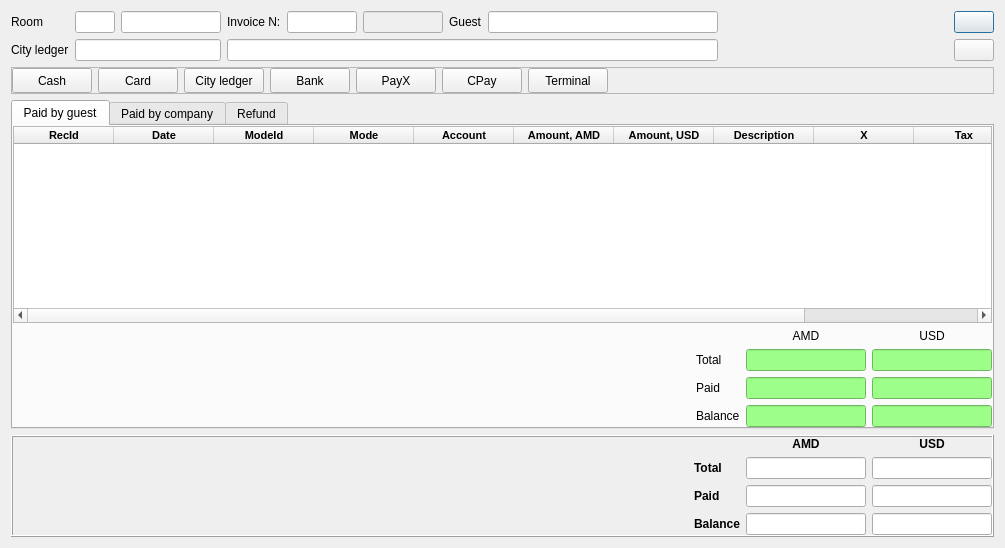
<?xml version="1.0" encoding="UTF-8"?>
<ui version="4.0">
 <class>DlgPaymentsDetails</class>
 <widget class="QDialog" name="DlgPaymentsDetails">
  <property name="geometry">
   <rect>
    <x>0</x>
    <y>0</y>
    <width>1005</width>
    <height>548</height>
   </rect>
  </property>
  <property name="minimumSize">
   <size>
    <width>800</width>
    <height>0</height>
   </size>
  </property>
  <property name="windowTitle">
   <string>Payments details</string>
  </property>
  <layout class="QVBoxLayout" name="verticalLayout_2">
   <item>
    <widget class="QWidget" name="widget" native="true">
     <layout class="QGridLayout" name="gridLayout_4">
      <property name="leftMargin">
       <number>0</number>
      </property>
      <property name="topMargin">
       <number>0</number>
      </property>
      <property name="rightMargin">
       <number>0</number>
      </property>
      <property name="bottomMargin">
       <number>0</number>
      </property>
      <item row="0" column="8">
       <spacer name="horizontalSpacer">
        <property name="orientation">
         <enum>Qt::Horizontal</enum>
        </property>
        <property name="sizeHint" stdset="0">
         <size>
          <width>40</width>
          <height>20</height>
         </size>
        </property>
       </spacer>
      </item>
      <item row="0" column="0">
       <widget class="QLabel" name="label">
        <property name="text">
         <string>Room</string>
        </property>
       </widget>
      </item>
      <item row="0" column="2">
       <widget class="EQLineEdit" name="leRoomName">
        <property name="maximumSize">
         <size>
          <width>100</width>
          <height>16777215</height>
         </size>
        </property>
        <property name="focusPolicy">
         <enum>Qt::NoFocus</enum>
        </property>
        <property name="readOnly">
         <bool>true</bool>
        </property>
       </widget>
      </item>
      <item row="0" column="6">
       <widget class="QLabel" name="label_2">
        <property name="text">
         <string>Guest</string>
        </property>
       </widget>
      </item>
      <item row="2" column="3" colspan="5">
       <widget class="EQLineEdit" name="leCityLedgerName">
        <property name="focusPolicy">
         <enum>Qt::NoFocus</enum>
        </property>
        <property name="readOnly">
         <bool>true</bool>
        </property>
       </widget>
      </item>
      <item row="0" column="3">
       <widget class="QLabel" name="label_18">
        <property name="text">
         <string>Invoice N:</string>
        </property>
       </widget>
      </item>
      <item row="0" column="7">
       <widget class="EQLineEdit" name="leGuest">
        <property name="minimumSize">
         <size>
          <width>200</width>
          <height>0</height>
         </size>
        </property>
        <property name="focusPolicy">
         <enum>Qt::NoFocus</enum>
        </property>
        <property name="readOnly">
         <bool>true</bool>
        </property>
       </widget>
      </item>
      <item row="0" column="5">
       <widget class="QLineEdit" name="leReservation">
        <property name="enabled">
         <bool>false</bool>
        </property>
        <property name="maximumSize">
         <size>
          <width>80</width>
          <height>16777215</height>
         </size>
        </property>
       </widget>
      </item>
      <item row="2" column="0">
       <widget class="QLabel" name="label_19">
        <property name="text">
         <string>City ledger</string>
        </property>
       </widget>
      </item>
      <item row="2" column="1" colspan="2">
       <widget class="EQLineEdit" name="leCityLedgerCode">
        <property name="focusPolicy">
         <enum>Qt::NoFocus</enum>
        </property>
        <property name="readOnly">
         <bool>true</bool>
        </property>
       </widget>
      </item>
      <item row="0" column="4">
       <widget class="EQLineEdit" name="leInvoice">
        <property name="maximumSize">
         <size>
          <width>70</width>
          <height>16777215</height>
         </size>
        </property>
        <property name="focusPolicy">
         <enum>Qt::NoFocus</enum>
        </property>
        <property name="readOnly">
         <bool>true</bool>
        </property>
       </widget>
      </item>
      <item row="0" column="9">
       <widget class="QPushButton" name="btnSave">
        <property name="text">
         <string/>
        </property>
        <property name="icon">
         <iconset resource="res.qrc">
          <normaloff>:/images/save.png</normaloff>:/images/save.png</iconset>
        </property>
        <property name="iconSize">
         <size>
          <width>20</width>
          <height>20</height>
         </size>
        </property>
       </widget>
      </item>
      <item row="0" column="1">
       <widget class="EQLineEdit" name="leRoomCode">
        <property name="maximumSize">
         <size>
          <width>40</width>
          <height>16777215</height>
         </size>
        </property>
        <property name="focusPolicy">
         <enum>Qt::ClickFocus</enum>
        </property>
        <property name="readOnly">
         <bool>false</bool>
        </property>
       </widget>
      </item>
      <item row="2" column="9">
       <widget class="QPushButton" name="btnOptions">
        <property name="text">
         <string/>
        </property>
        <property name="icon">
         <iconset resource="res.qrc">
          <normaloff>:/images/settings.png</normaloff>:/images/settings.png</iconset>
        </property>
        <property name="iconSize">
         <size>
          <width>20</width>
          <height>20</height>
         </size>
        </property>
       </widget>
      </item>
     </layout>
    </widget>
   </item>
   <item>
    <widget class="QFrame" name="frame_2">
     <property name="minimumSize">
      <size>
       <width>0</width>
       <height>0</height>
      </size>
     </property>
     <property name="frameShape">
      <enum>QFrame::StyledPanel</enum>
     </property>
     <property name="frameShadow">
      <enum>QFrame::Raised</enum>
     </property>
     <layout class="QHBoxLayout" name="horizontalLayout_2">
      <property name="leftMargin">
       <number>0</number>
      </property>
      <property name="topMargin">
       <number>0</number>
      </property>
      <property name="rightMargin">
       <number>0</number>
      </property>
      <property name="bottomMargin">
       <number>0</number>
      </property>
      <item>
       <widget class="QPushButton" name="btnCash">
        <property name="minimumSize">
         <size>
          <width>0</width>
          <height>25</height>
         </size>
        </property>
        <property name="text">
         <string>Cash</string>
        </property>
       </widget>
      </item>
      <item>
       <widget class="QPushButton" name="btnCard">
        <property name="minimumSize">
         <size>
          <width>0</width>
          <height>25</height>
         </size>
        </property>
        <property name="text">
         <string>Card</string>
        </property>
       </widget>
      </item>
      <item>
       <widget class="QPushButton" name="btnCityLedger">
        <property name="minimumSize">
         <size>
          <width>0</width>
          <height>25</height>
         </size>
        </property>
        <property name="text">
         <string>City ledger</string>
        </property>
       </widget>
      </item>
      <item>
       <widget class="QPushButton" name="btnBank">
        <property name="minimumSize">
         <size>
          <width>0</width>
          <height>25</height>
         </size>
        </property>
        <property name="text">
         <string>Bank</string>
        </property>
       </widget>
      </item>
      <item>
       <widget class="QPushButton" name="btnBankPayX">
        <property name="minimumSize">
         <size>
          <width>0</width>
          <height>25</height>
         </size>
        </property>
        <property name="text">
         <string>PayX</string>
        </property>
       </widget>
      </item>
      <item>
       <widget class="QPushButton" name="btnCPay">
        <property name="minimumSize">
         <size>
          <width>0</width>
          <height>25</height>
         </size>
        </property>
        <property name="text">
         <string>CPay</string>
        </property>
       </widget>
      </item>
      <item>
       <widget class="QPushButton" name="btnBankPayX_2">
        <property name="minimumSize">
         <size>
          <width>0</width>
          <height>25</height>
         </size>
        </property>
        <property name="text">
         <string>Terminal</string>
        </property>
       </widget>
      </item>
      <item>
       <spacer name="horizontalSpacer_5">
        <property name="orientation">
         <enum>Qt::Horizontal</enum>
        </property>
        <property name="sizeHint" stdset="0">
         <size>
          <width>453</width>
          <height>20</height>
         </size>
        </property>
       </spacer>
      </item>
     </layout>
    </widget>
   </item>
   <item>
    <widget class="QTabWidget" name="tabWidget">
     <property name="styleSheet">
      <string notr="true"/>
     </property>
     <property name="currentIndex">
      <number>0</number>
     </property>
     <widget class="QWidget" name="tab">
      <attribute name="title">
       <string>Paid by guest</string>
      </attribute>
      <layout class="QVBoxLayout" name="verticalLayout">
       <property name="leftMargin">
        <number>0</number>
       </property>
       <property name="topMargin">
        <number>0</number>
       </property>
       <property name="rightMargin">
        <number>0</number>
       </property>
       <property name="bottomMargin">
        <number>0</number>
       </property>
       <item>
        <widget class="EQTableWidget" name="tblGuest">
         <property name="minimumSize">
          <size>
           <width>0</width>
           <height>150</height>
          </size>
         </property>
         <property name="font">
          <font>
           <pointsize>8</pointsize>
           <weight>75</weight>
           <bold>true</bold>
          </font>
         </property>
         <attribute name="verticalHeaderDefaultSectionSize">
          <number>25</number>
         </attribute>
         <column>
          <property name="text">
           <string>RecId</string>
          </property>
         </column>
         <column>
          <property name="text">
           <string>Date</string>
          </property>
         </column>
         <column>
          <property name="text">
           <string>ModeId</string>
          </property>
         </column>
         <column>
          <property name="text">
           <string>Mode</string>
          </property>
         </column>
         <column>
          <property name="text">
           <string>Account</string>
          </property>
         </column>
         <column>
          <property name="text">
           <string>Amount, AMD</string>
          </property>
         </column>
         <column>
          <property name="text">
           <string>Amount, USD</string>
          </property>
         </column>
         <column>
          <property name="text">
           <string>Description</string>
          </property>
         </column>
         <column>
          <property name="text">
           <string>X</string>
          </property>
         </column>
         <column>
          <property name="text">
           <string>Tax</string>
          </property>
         </column>
         <column>
          <property name="text">
           <string>RV</string>
          </property>
         </column>
        </widget>
       </item>
       <item>
        <widget class="QWidget" name="widget_2" native="true">
         <layout class="QGridLayout" name="gridLayout">
          <property name="leftMargin">
           <number>0</number>
          </property>
          <property name="topMargin">
           <number>0</number>
          </property>
          <property name="rightMargin">
           <number>0</number>
          </property>
          <property name="bottomMargin">
           <number>0</number>
          </property>
          <item row="0" column="3">
           <widget class="QLabel" name="label_7">
            <property name="text">
             <string>USD</string>
            </property>
            <property name="alignment">
             <set>Qt::AlignCenter</set>
            </property>
           </widget>
          </item>
          <item row="1" column="3">
           <widget class="EQLineEdit" name="leTotalUSDGuest">
            <property name="minimumSize">
             <size>
              <width>120</width>
              <height>0</height>
             </size>
            </property>
            <property name="maximumSize">
             <size>
              <width>120</width>
              <height>16777215</height>
             </size>
            </property>
            <property name="focusPolicy">
             <enum>Qt::NoFocus</enum>
            </property>
            <property name="styleSheet">
             <string notr="true">background:#9dff8a;</string>
            </property>
            <property name="readOnly">
             <bool>true</bool>
            </property>
           </widget>
          </item>
          <item row="2" column="1">
           <widget class="QLabel" name="label_4">
            <property name="text">
             <string>Paid</string>
            </property>
           </widget>
          </item>
          <item row="2" column="3">
           <widget class="EQLineEdit" name="lePaidUSDGuest">
            <property name="minimumSize">
             <size>
              <width>120</width>
              <height>0</height>
             </size>
            </property>
            <property name="maximumSize">
             <size>
              <width>120</width>
              <height>16777215</height>
             </size>
            </property>
            <property name="focusPolicy">
             <enum>Qt::NoFocus</enum>
            </property>
            <property name="styleSheet">
             <string notr="true">background:#9dff8a;</string>
            </property>
            <property name="readOnly">
             <bool>true</bool>
            </property>
           </widget>
          </item>
          <item row="3" column="2">
           <widget class="EQLineEdit" name="leBalanceAMDGuest">
            <property name="minimumSize">
             <size>
              <width>120</width>
              <height>0</height>
             </size>
            </property>
            <property name="maximumSize">
             <size>
              <width>120</width>
              <height>16777215</height>
             </size>
            </property>
            <property name="focusPolicy">
             <enum>Qt::NoFocus</enum>
            </property>
            <property name="styleSheet">
             <string notr="true">background:#9dff8a;</string>
            </property>
            <property name="readOnly">
             <bool>true</bool>
            </property>
           </widget>
          </item>
          <item row="1" column="2">
           <widget class="EQLineEdit" name="leTotalAmdGuest">
            <property name="minimumSize">
             <size>
              <width>120</width>
              <height>0</height>
             </size>
            </property>
            <property name="maximumSize">
             <size>
              <width>120</width>
              <height>16777215</height>
             </size>
            </property>
            <property name="focusPolicy">
             <enum>Qt::NoFocus</enum>
            </property>
            <property name="styleSheet">
             <string notr="true">background:#9dff8a;</string>
            </property>
            <property name="readOnly">
             <bool>true</bool>
            </property>
           </widget>
          </item>
          <item row="1" column="1">
           <widget class="QLabel" name="label_3">
            <property name="text">
             <string>Total</string>
            </property>
           </widget>
          </item>
          <item row="3" column="3">
           <widget class="EQLineEdit" name="leBalanceUSDGuest">
            <property name="minimumSize">
             <size>
              <width>120</width>
              <height>0</height>
             </size>
            </property>
            <property name="maximumSize">
             <size>
              <width>120</width>
              <height>16777215</height>
             </size>
            </property>
            <property name="focusPolicy">
             <enum>Qt::NoFocus</enum>
            </property>
            <property name="styleSheet">
             <string notr="true">background:#9dff8a;</string>
            </property>
            <property name="readOnly">
             <bool>true</bool>
            </property>
           </widget>
          </item>
          <item row="0" column="2">
           <widget class="QLabel" name="label_6">
            <property name="text">
             <string>AMD</string>
            </property>
            <property name="alignment">
             <set>Qt::AlignCenter</set>
            </property>
           </widget>
          </item>
          <item row="3" column="1">
           <widget class="QLabel" name="label_5">
            <property name="text">
             <string>Balance</string>
            </property>
           </widget>
          </item>
          <item row="2" column="2">
           <widget class="EQLineEdit" name="lePaidAMDGuest">
            <property name="minimumSize">
             <size>
              <width>120</width>
              <height>0</height>
             </size>
            </property>
            <property name="maximumSize">
             <size>
              <width>120</width>
              <height>16777215</height>
             </size>
            </property>
            <property name="focusPolicy">
             <enum>Qt::NoFocus</enum>
            </property>
            <property name="styleSheet">
             <string notr="true">background:#9dff8a;</string>
            </property>
            <property name="readOnly">
             <bool>true</bool>
            </property>
           </widget>
          </item>
          <item row="2" column="0">
           <spacer name="horizontalSpacer_2">
            <property name="orientation">
             <enum>Qt::Horizontal</enum>
            </property>
            <property name="sizeHint" stdset="0">
             <size>
              <width>40</width>
              <height>20</height>
             </size>
            </property>
           </spacer>
          </item>
         </layout>
        </widget>
       </item>
      </layout>
     </widget>
     <widget class="QWidget" name="tab_2">
      <attribute name="title">
       <string>Paid by company</string>
      </attribute>
      <layout class="QVBoxLayout" name="verticalLayout_3">
       <property name="leftMargin">
        <number>0</number>
       </property>
       <property name="topMargin">
        <number>0</number>
       </property>
       <property name="rightMargin">
        <number>0</number>
       </property>
       <property name="bottomMargin">
        <number>0</number>
       </property>
       <item>
        <widget class="EQTableWidget" name="tblCompany">
         <property name="font">
          <font>
           <pointsize>8</pointsize>
           <weight>75</weight>
           <bold>true</bold>
          </font>
         </property>
         <attribute name="verticalHeaderDefaultSectionSize">
          <number>25</number>
         </attribute>
         <column>
          <property name="text">
           <string>RecId</string>
          </property>
         </column>
         <column>
          <property name="text">
           <string>Date</string>
          </property>
         </column>
         <column>
          <property name="text">
           <string>ModeId</string>
          </property>
         </column>
         <column>
          <property name="text">
           <string>Mode</string>
          </property>
         </column>
         <column>
          <property name="text">
           <string>Account</string>
          </property>
         </column>
         <column>
          <property name="text">
           <string>Amount, AMD</string>
          </property>
         </column>
         <column>
          <property name="text">
           <string>Amount, USD</string>
          </property>
         </column>
         <column>
          <property name="text">
           <string>Description</string>
          </property>
         </column>
         <column>
          <property name="text">
           <string>X</string>
          </property>
         </column>
         <column>
          <property name="text">
           <string>New Column</string>
          </property>
         </column>
         <column>
          <property name="text">
           <string>RV</string>
          </property>
         </column>
        </widget>
       </item>
       <item>
        <widget class="QWidget" name="widget_3" native="true">
         <layout class="QGridLayout" name="gridLayout_2">
          <property name="leftMargin">
           <number>0</number>
          </property>
          <property name="topMargin">
           <number>0</number>
          </property>
          <property name="rightMargin">
           <number>0</number>
          </property>
          <property name="bottomMargin">
           <number>0</number>
          </property>
          <item row="0" column="3">
           <widget class="QLabel" name="label_8">
            <property name="text">
             <string>USD</string>
            </property>
            <property name="alignment">
             <set>Qt::AlignCenter</set>
            </property>
           </widget>
          </item>
          <item row="1" column="3">
           <widget class="EQLineEdit" name="leTotalCompUSD">
            <property name="minimumSize">
             <size>
              <width>120</width>
              <height>0</height>
             </size>
            </property>
            <property name="maximumSize">
             <size>
              <width>120</width>
              <height>16777215</height>
             </size>
            </property>
            <property name="focusPolicy">
             <enum>Qt::NoFocus</enum>
            </property>
            <property name="styleSheet">
             <string notr="true">background:#ffb68a;</string>
            </property>
            <property name="readOnly">
             <bool>true</bool>
            </property>
           </widget>
          </item>
          <item row="2" column="1">
           <widget class="QLabel" name="label_9">
            <property name="text">
             <string>Paid</string>
            </property>
           </widget>
          </item>
          <item row="2" column="3">
           <widget class="EQLineEdit" name="lePaidCompUSD">
            <property name="minimumSize">
             <size>
              <width>120</width>
              <height>0</height>
             </size>
            </property>
            <property name="maximumSize">
             <size>
              <width>120</width>
              <height>16777215</height>
             </size>
            </property>
            <property name="focusPolicy">
             <enum>Qt::NoFocus</enum>
            </property>
            <property name="styleSheet">
             <string notr="true">background:#ffb68a;</string>
            </property>
            <property name="readOnly">
             <bool>true</bool>
            </property>
           </widget>
          </item>
          <item row="3" column="2">
           <widget class="EQLineEdit" name="leBalanceCompAMD">
            <property name="minimumSize">
             <size>
              <width>120</width>
              <height>0</height>
             </size>
            </property>
            <property name="maximumSize">
             <size>
              <width>120</width>
              <height>16777215</height>
             </size>
            </property>
            <property name="focusPolicy">
             <enum>Qt::NoFocus</enum>
            </property>
            <property name="styleSheet">
             <string notr="true">background:#ffb68a;</string>
            </property>
            <property name="readOnly">
             <bool>true</bool>
            </property>
           </widget>
          </item>
          <item row="1" column="2">
           <widget class="EQLineEdit" name="leTotalCompAMD">
            <property name="minimumSize">
             <size>
              <width>120</width>
              <height>0</height>
             </size>
            </property>
            <property name="maximumSize">
             <size>
              <width>120</width>
              <height>16777215</height>
             </size>
            </property>
            <property name="focusPolicy">
             <enum>Qt::NoFocus</enum>
            </property>
            <property name="styleSheet">
             <string notr="true">background:#ffb68a;</string>
            </property>
            <property name="readOnly">
             <bool>true</bool>
            </property>
           </widget>
          </item>
          <item row="1" column="1">
           <widget class="QLabel" name="label_10">
            <property name="text">
             <string>Total</string>
            </property>
           </widget>
          </item>
          <item row="3" column="3">
           <widget class="EQLineEdit" name="leBalanceCompUSD">
            <property name="minimumSize">
             <size>
              <width>120</width>
              <height>0</height>
             </size>
            </property>
            <property name="maximumSize">
             <size>
              <width>120</width>
              <height>16777215</height>
             </size>
            </property>
            <property name="focusPolicy">
             <enum>Qt::NoFocus</enum>
            </property>
            <property name="styleSheet">
             <string notr="true">background:#ffb68a;</string>
            </property>
            <property name="readOnly">
             <bool>true</bool>
            </property>
           </widget>
          </item>
          <item row="0" column="2">
           <widget class="QLabel" name="label_11">
            <property name="text">
             <string>AMD</string>
            </property>
            <property name="alignment">
             <set>Qt::AlignCenter</set>
            </property>
           </widget>
          </item>
          <item row="3" column="1">
           <widget class="QLabel" name="label_12">
            <property name="text">
             <string>Balance</string>
            </property>
           </widget>
          </item>
          <item row="2" column="2">
           <widget class="EQLineEdit" name="lePaidCompAMD">
            <property name="minimumSize">
             <size>
              <width>120</width>
              <height>0</height>
             </size>
            </property>
            <property name="maximumSize">
             <size>
              <width>120</width>
              <height>16777215</height>
             </size>
            </property>
            <property name="focusPolicy">
             <enum>Qt::NoFocus</enum>
            </property>
            <property name="styleSheet">
             <string notr="true">background:#ffb68a;</string>
            </property>
            <property name="readOnly">
             <bool>true</bool>
            </property>
           </widget>
          </item>
          <item row="2" column="0">
           <spacer name="horizontalSpacer_3">
            <property name="orientation">
             <enum>Qt::Horizontal</enum>
            </property>
            <property name="sizeHint" stdset="0">
             <size>
              <width>40</width>
              <height>20</height>
             </size>
            </property>
           </spacer>
          </item>
         </layout>
        </widget>
       </item>
      </layout>
     </widget>
     <widget class="QWidget" name="tab_3">
      <attribute name="title">
       <string>Refund</string>
      </attribute>
      <layout class="QVBoxLayout" name="verticalLayout_4">
       <item>
        <widget class="EQTableWidget" name="tblRefund">
         <property name="minimumSize">
          <size>
           <width>0</width>
           <height>150</height>
          </size>
         </property>
         <property name="font">
          <font>
           <pointsize>8</pointsize>
           <weight>75</weight>
           <bold>true</bold>
          </font>
         </property>
         <property name="horizontalScrollBarPolicy">
          <enum>Qt::ScrollBarAlwaysOff</enum>
         </property>
         <property name="editTriggers">
          <set>QAbstractItemView::NoEditTriggers</set>
         </property>
         <property name="selectionMode">
          <enum>QAbstractItemView::NoSelection</enum>
         </property>
         <attribute name="verticalHeaderDefaultSectionSize">
          <number>25</number>
         </attribute>
         <column>
          <property name="text">
           <string>RecId</string>
          </property>
         </column>
         <column>
          <property name="text">
           <string>Date</string>
          </property>
         </column>
         <column>
          <property name="text">
           <string>Amount, AMD</string>
          </property>
         </column>
         <column>
          <property name="text">
           <string>Amount, USD</string>
          </property>
         </column>
         <column>
          <property name="text">
           <string>City Ledger</string>
          </property>
         </column>
         <column>
          <property name="text">
           <string>City Ledger</string>
          </property>
         </column>
         <column>
          <property name="text">
           <string>Description</string>
          </property>
         </column>
         <column>
          <property name="text">
           <string>X</string>
          </property>
         </column>
         <column>
          <property name="text">
           <string>Side</string>
          </property>
         </column>
        </widget>
       </item>
       <item>
        <widget class="QWidget" name="widget_4" native="true">
         <layout class="QGridLayout" name="gridLayout_5">
          <property name="leftMargin">
           <number>0</number>
          </property>
          <property name="topMargin">
           <number>0</number>
          </property>
          <property name="rightMargin">
           <number>0</number>
          </property>
          <property name="bottomMargin">
           <number>0</number>
          </property>
          <item row="0" column="4">
           <widget class="QLabel" name="label_23">
            <property name="text">
             <string>AMD</string>
            </property>
            <property name="alignment">
             <set>Qt::AlignCenter</set>
            </property>
           </widget>
          </item>
          <item row="1" column="4">
           <widget class="EQLineEdit" name="leRefund">
            <property name="minimumSize">
             <size>
              <width>120</width>
              <height>0</height>
             </size>
            </property>
            <property name="maximumSize">
             <size>
              <width>120</width>
              <height>16777215</height>
             </size>
            </property>
            <property name="focusPolicy">
             <enum>Qt::NoFocus</enum>
            </property>
            <property name="readOnly">
             <bool>true</bool>
            </property>
           </widget>
          </item>
          <item row="0" column="5">
           <widget class="QLabel" name="label_20">
            <property name="text">
             <string>USD</string>
            </property>
            <property name="alignment">
             <set>Qt::AlignCenter</set>
            </property>
           </widget>
          </item>
          <item row="1" column="5">
           <widget class="EQLineEdit" name="leRefundUSD">
            <property name="minimumSize">
             <size>
              <width>120</width>
              <height>0</height>
             </size>
            </property>
            <property name="maximumSize">
             <size>
              <width>120</width>
              <height>16777215</height>
             </size>
            </property>
            <property name="focusPolicy">
             <enum>Qt::NoFocus</enum>
            </property>
            <property name="readOnly">
             <bool>true</bool>
            </property>
           </widget>
          </item>
          <item row="1" column="2">
           <spacer name="horizontalSpacer_6">
            <property name="orientation">
             <enum>Qt::Horizontal</enum>
            </property>
            <property name="sizeHint" stdset="0">
             <size>
              <width>40</width>
              <height>20</height>
             </size>
            </property>
           </spacer>
          </item>
          <item row="1" column="3">
           <widget class="QLabel" name="label_22">
            <property name="text">
             <string>Total</string>
            </property>
           </widget>
          </item>
         </layout>
        </widget>
       </item>
      </layout>
     </widget>
    </widget>
   </item>
   <item>
    <widget class="QFrame" name="frame">
     <property name="minimumSize">
      <size>
       <width>0</width>
       <height>0</height>
      </size>
     </property>
     <property name="frameShape">
      <enum>QFrame::Box</enum>
     </property>
     <property name="frameShadow">
      <enum>QFrame::Raised</enum>
     </property>
     <layout class="QGridLayout" name="gridLayout_3">
      <property name="leftMargin">
       <number>0</number>
      </property>
      <property name="topMargin">
       <number>0</number>
      </property>
      <property name="rightMargin">
       <number>0</number>
      </property>
      <property name="bottomMargin">
       <number>0</number>
      </property>
      <item row="0" column="2">
       <widget class="QLabel" name="label_17">
        <property name="font">
         <font>
          <weight>75</weight>
          <bold>true</bold>
         </font>
        </property>
        <property name="text">
         <string>AMD</string>
        </property>
        <property name="alignment">
         <set>Qt::AlignCenter</set>
        </property>
       </widget>
      </item>
      <item row="0" column="3">
       <widget class="QLabel" name="label_16">
        <property name="font">
         <font>
          <weight>75</weight>
          <bold>true</bold>
         </font>
        </property>
        <property name="text">
         <string>USD</string>
        </property>
        <property name="alignment">
         <set>Qt::AlignCenter</set>
        </property>
       </widget>
      </item>
      <item row="1" column="1">
       <widget class="QLabel" name="label_15">
        <property name="font">
         <font>
          <weight>75</weight>
          <bold>true</bold>
         </font>
        </property>
        <property name="text">
         <string>Total</string>
        </property>
       </widget>
      </item>
      <item row="1" column="2">
       <widget class="EQLineEdit" name="leTotalAMD">
        <property name="minimumSize">
         <size>
          <width>120</width>
          <height>0</height>
         </size>
        </property>
        <property name="maximumSize">
         <size>
          <width>120</width>
          <height>16777215</height>
         </size>
        </property>
        <property name="font">
         <font>
          <weight>75</weight>
          <bold>true</bold>
         </font>
        </property>
        <property name="focusPolicy">
         <enum>Qt::NoFocus</enum>
        </property>
        <property name="readOnly">
         <bool>true</bool>
        </property>
       </widget>
      </item>
      <item row="1" column="3">
       <widget class="EQLineEdit" name="leTotalUSD">
        <property name="minimumSize">
         <size>
          <width>120</width>
          <height>0</height>
         </size>
        </property>
        <property name="maximumSize">
         <size>
          <width>120</width>
          <height>16777215</height>
         </size>
        </property>
        <property name="font">
         <font>
          <weight>75</weight>
          <bold>true</bold>
         </font>
        </property>
        <property name="focusPolicy">
         <enum>Qt::NoFocus</enum>
        </property>
        <property name="readOnly">
         <bool>true</bool>
        </property>
       </widget>
      </item>
      <item row="2" column="0">
       <spacer name="horizontalSpacer_4">
        <property name="orientation">
         <enum>Qt::Horizontal</enum>
        </property>
        <property name="sizeHint" stdset="0">
         <size>
          <width>560</width>
          <height>20</height>
         </size>
        </property>
       </spacer>
      </item>
      <item row="2" column="1">
       <widget class="QLabel" name="label_14">
        <property name="font">
         <font>
          <weight>75</weight>
          <bold>true</bold>
         </font>
        </property>
        <property name="text">
         <string>Paid</string>
        </property>
       </widget>
      </item>
      <item row="2" column="2">
       <widget class="EQLineEdit" name="lePaidAMD">
        <property name="minimumSize">
         <size>
          <width>120</width>
          <height>0</height>
         </size>
        </property>
        <property name="maximumSize">
         <size>
          <width>120</width>
          <height>16777215</height>
         </size>
        </property>
        <property name="font">
         <font>
          <weight>75</weight>
          <bold>true</bold>
         </font>
        </property>
        <property name="focusPolicy">
         <enum>Qt::NoFocus</enum>
        </property>
        <property name="readOnly">
         <bool>true</bool>
        </property>
       </widget>
      </item>
      <item row="2" column="3">
       <widget class="EQLineEdit" name="lePaidUSD">
        <property name="minimumSize">
         <size>
          <width>120</width>
          <height>0</height>
         </size>
        </property>
        <property name="maximumSize">
         <size>
          <width>120</width>
          <height>16777215</height>
         </size>
        </property>
        <property name="font">
         <font>
          <weight>75</weight>
          <bold>true</bold>
         </font>
        </property>
        <property name="focusPolicy">
         <enum>Qt::NoFocus</enum>
        </property>
        <property name="readOnly">
         <bool>true</bool>
        </property>
       </widget>
      </item>
      <item row="3" column="1">
       <widget class="QLabel" name="label_13">
        <property name="font">
         <font>
          <weight>75</weight>
          <bold>true</bold>
         </font>
        </property>
        <property name="text">
         <string>Balance</string>
        </property>
       </widget>
      </item>
      <item row="3" column="2">
       <widget class="EQLineEdit" name="leBalanceAMD">
        <property name="minimumSize">
         <size>
          <width>120</width>
          <height>0</height>
         </size>
        </property>
        <property name="maximumSize">
         <size>
          <width>120</width>
          <height>16777215</height>
         </size>
        </property>
        <property name="font">
         <font>
          <weight>75</weight>
          <bold>true</bold>
         </font>
        </property>
        <property name="focusPolicy">
         <enum>Qt::NoFocus</enum>
        </property>
        <property name="readOnly">
         <bool>true</bool>
        </property>
       </widget>
      </item>
      <item row="3" column="3">
       <widget class="EQLineEdit" name="leBalanceUSD">
        <property name="minimumSize">
         <size>
          <width>120</width>
          <height>0</height>
         </size>
        </property>
        <property name="maximumSize">
         <size>
          <width>120</width>
          <height>16777215</height>
         </size>
        </property>
        <property name="font">
         <font>
          <weight>75</weight>
          <bold>true</bold>
         </font>
        </property>
        <property name="focusPolicy">
         <enum>Qt::NoFocus</enum>
        </property>
        <property name="readOnly">
         <bool>true</bool>
        </property>
       </widget>
      </item>
     </layout>
    </widget>
   </item>
  </layout>
 </widget>
 <customwidgets>
  <customwidget>
   <class>EQLineEdit</class>
   <extends>QLineEdit</extends>
   <header location="global">eqlineedit.h</header>
   <slots>
    <signal>customButtonClicked(bool)</signal>
   </slots>
  </customwidget>
  <customwidget>
   <class>EQTableWidget</class>
   <extends>QTableWidget</extends>
   <header location="global">eqtablewidget.h</header>
  </customwidget>
 </customwidgets>
 <tabstops>
  <tabstop>leRoomCode</tabstop>
  <tabstop>leRoomName</tabstop>
  <tabstop>leInvoice</tabstop>
  <tabstop>leGuest</tabstop>
  <tabstop>leCityLedgerCode</tabstop>
  <tabstop>leCityLedgerName</tabstop>
  <tabstop>btnCash</tabstop>
  <tabstop>btnCard</tabstop>
  <tabstop>btnCityLedger</tabstop>
  <tabstop>btnBank</tabstop>
  <tabstop>tabWidget</tabstop>
  <tabstop>tblGuest</tabstop>
  <tabstop>leTotalAMD</tabstop>
  <tabstop>leTotalUSD</tabstop>
  <tabstop>lePaidAMD</tabstop>
  <tabstop>lePaidUSD</tabstop>
  <tabstop>leBalanceAMD</tabstop>
  <tabstop>leBalanceUSD</tabstop>
  <tabstop>btnSave</tabstop>
  <tabstop>leTotalUSDGuest</tabstop>
  <tabstop>lePaidUSDGuest</tabstop>
  <tabstop>leBalanceAMDGuest</tabstop>
  <tabstop>leTotalAmdGuest</tabstop>
  <tabstop>leBalanceUSDGuest</tabstop>
  <tabstop>lePaidAMDGuest</tabstop>
  <tabstop>tblCompany</tabstop>
  <tabstop>leTotalCompUSD</tabstop>
  <tabstop>lePaidCompUSD</tabstop>
  <tabstop>leBalanceCompAMD</tabstop>
  <tabstop>leTotalCompAMD</tabstop>
  <tabstop>leBalanceCompUSD</tabstop>
  <tabstop>lePaidCompAMD</tabstop>
 </tabstops>
 <resources>
  <include location="res.qrc"/>
 </resources>
 <connections/>
</ui>
